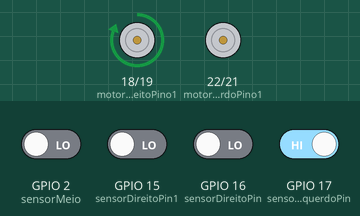
Recording of a sketch running on a simulated ESP32. Shown: motor-driver pin pairs drawn as motors (green arrow = first pin HIGH = forward, orange = second pin HIGH = backward, longer = more drive). Inputs (shaded band) come from the test bench; at power-on: GPIO 17 (sensorEsquerdoPin) HIGH, GPIO 2 (sensorMeio), GPIO 15 (sensorDireitoPin1), GPIO 16 (sensorDireitoPin) LOW.

Above: at 1.2 s.
1.3 s: GPIO 2 (sensorMeio) driven HIGH
At 2.0 s:
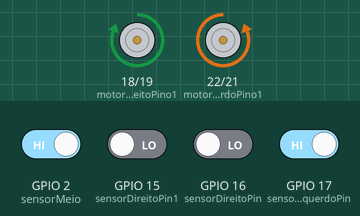
2.8 s: GPIO 2 (sensorMeio) driven LOW
At 3.1 s:
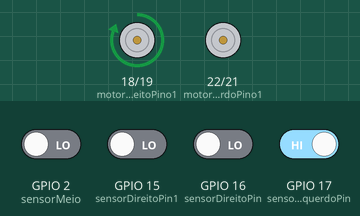
4.3 s: GPIO 16 (sensorDireitoPin) driven HIGH
At 5.5 s:
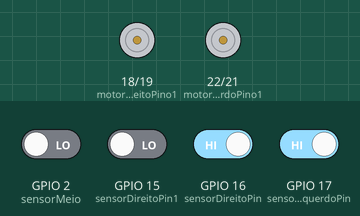
5.8 s: GPIO 17 (sensorEsquerdoPin) driven LOW
At 6.6 s:
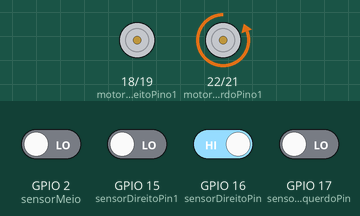
7.3 s: GPIO 17 (sensorEsquerdoPin) driven HIGH
At 7.8 s:
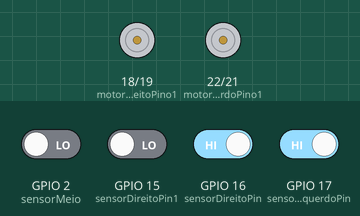
Timing chart, 0 to 9.8 s (numbered marks = the images above; inputs shaded):
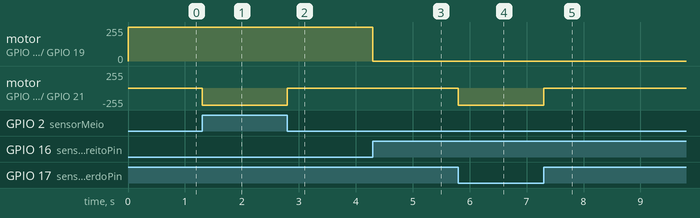

The sketch:

CodigoEsp32.ino
```cpp
#include <Arduino.h>

const int sensorEsquerdoPin = 17;   // Pino do sensor esquerdo
const int sensorDireitoPin = 16;    // Pino do sensor direito
const int sensorMeio = 2;   // Pino do sensor esquerdo
const int sensorDireitoPin1 = 15;    // Pino do sensor direito
const int motorEsquerdoPino1 = 22;  // Pino IN1 do motor esquerdo
const int motorEsquerdoPino2 = 21;  // Pino IN2 do motor esquerdo
const int motorDireitoPino1 = 18;   // Pino IN3 do motor direito
const int motorDireitoPino2 = 19;   // Pino IN4 do motor direito
int deadlinedireita = 0; // Logica para ignorar deadlines
int deadlineesquerda = 0; // Logica para ignorar deadlines

void avancar() {
    digitalWrite(motorEsquerdoPino1, LOW);  // Inverter HIGH e LOW para inverter a direção
    digitalWrite(motorEsquerdoPino2, HIGH);
    digitalWrite(motorDireitoPino1, HIGH);   // Inverter HIGH e LOW para inverter a direção
    digitalWrite(motorDireitoPino2, LOW);
}

void girarEsquerda() {
    digitalWrite(motorEsquerdoPino1, LOW);
    digitalWrite(motorEsquerdoPino2, LOW);  // Inverter HIGH e LOW para inverter a direção
    digitalWrite(motorDireitoPino1, HIGH);   // Inverter HIGH e LOW para inverter a direção
    digitalWrite(motorDireitoPino2, LOW);
}

void girarDireita() {
    digitalWrite(motorEsquerdoPino1, LOW);  // Inverter HIGH e LOW para inverter a direção
    digitalWrite(motorEsquerdoPino2, HIGH);
    digitalWrite(motorDireitoPino1, LOW);
    digitalWrite(motorDireitoPino2, LOW);  // Inverter HIGH e LOW para inverter a direção
}

void parar() {
    digitalWrite(motorEsquerdoPino1, LOW);
    digitalWrite(motorEsquerdoPino2, LOW);
    digitalWrite(motorDireitoPino1, LOW);
    digitalWrite(motorDireitoPino2, LOW);
}

void setup() {
    pinMode(sensorEsquerdoPin, INPUT);
    pinMode(sensorDireitoPin, INPUT);
    pinMode(motorEsquerdoPino1, OUTPUT);
    pinMode(motorEsquerdoPino2, OUTPUT);
    pinMode(motorDireitoPino1, OUTPUT);
    pinMode(motorDireitoPino2, OUTPUT);
}

void loop() {
    int leituraSensorEsquerdo = digitalRead(sensorEsquerdoPin);
    int leituraSensorDireito = digitalRead(sensorDireitoPin);
    int leiturasensorMeio = digitalRead(sensorMeio);
    int leituraSensorDireito1 = digitalRead(sensorDireitoPin1);


    if ( leiturasensorMeio == HIGH ) {
        avancar();
        // Ambos os sensores estão na linha preta, siga em frente.
    }else if (leituraSensorEsquerdo == LOW && leituraSensorDireito == LOW && leiturasensorMeio == LOW ) {
        if(deadlinedireita == 1){
          girarEsquerda();
          delay(100);
          deadlinedireita == 0;

        }else if(deadlineesquerda == 1){
          girarDireita;
          delay(100);
          deadlinedireita == 0;

        }
        // Desvio para a esquerda (sobre o piso branco).
    }else if (leituraSensorEsquerdo == HIGH && leituraSensorDireito == LOW && leiturasensorMeio == LOW ) {
        // Desvio para a esquerda (sobre o piso branco).
        girarEsquerda();
        delay(100);
        deadlineesquerda++;

    }else if (leituraSensorEsquerdo == LOW && leituraSensorDireito == HIGH && leiturasensorMeio == LOW ) {
        // Desvio para a esquerda (sobre o piso branco).
        girarDireita();
        delay(100);
        deadlinedireita++;

    } else if (leituraSensorEsquerdo == LOW && leituraSensorDireito == HIGH) {
        // Desvio para a esquerda (sobre o piso branco).
        girarDireita();
    } else if (leituraSensorEsquerdo == HIGH && leituraSensorDireito == LOW) {
        // Desvio para a direita (sobre o piso branco).
        girarEsquerda();
    } else {
        // Nenhum dos sensores está na linha preta, pare o robô.
        parar();
    }
}
```

Measured:
- after the input at 1.3 s, motor on GPIO 22 (motorEsquerdoPino1) / GPIO 21 (motorEsquerdoPino2): stopped → backward 255/255 at once
- after the input at 2.8 s, motor on GPIO 22 (motorEsquerdoPino1) / GPIO 21 (motorEsquerdoPino2): backward 255/255 → stopped at once
- after the input at 4.3 s, motor on GPIO 18 (motorDireitoPino1) / GPIO 19 (motorDireitoPino2): forward 255/255 → stopped at once
- after the input at 5.8 s, motor on GPIO 22 (motorEsquerdoPino1) / GPIO 21 (motorEsquerdoPino2): stopped → backward 255/255 at once
- after the input at 7.3 s, motor on GPIO 22 (motorEsquerdoPino1) / GPIO 21 (motorEsquerdoPino2): backward 255/255 → stopped at once
